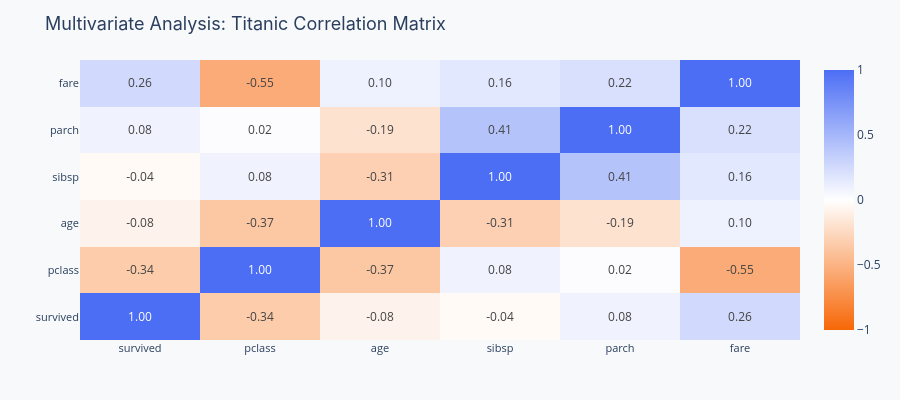

Notebook code for this chart:
### Markdown cell above
---
## Step 6: Multivariate Analysis

We examine correlations among all numeric variables simultaneously.

### Code cell
numeric_cols = ["survived", "pclass", "age", "sibsp", "parch", "fare"]
corr = titanic[numeric_cols].corr()

fig = go.Figure(data=go.Heatmap(
    z=corr.values,
    x=numeric_cols, y=numeric_cols,
    colorscale=[[0.0, "#F76707"], [0.5, "#FFFFFF"], [1.0, "#4C6EF5"]],
    zmid=0,
    text=[[f"{v:.2f}" for v in row] for row in corr.values],
    texttemplate="%{text}",
    textfont={"size": 12},
))

layout = base_layout(title="Multivariate Analysis: Titanic Correlation Matrix")
layout.update(height=400)
fig.update_layout(layout)
fig.show()

### Figure 1 — Plotly figure (JSON) as saved in the notebook; plotly's stock layout.template omitted (floating-point values rounded to 4 significant figures)
{"data": [{"colorscale": [[0, "#F76707"], [0.5, "#FFFFFF"], [1, "#4C6EF5"]], "text": [["1.00", "-0.34", "-0.08", "-0.04", "0.08", "0.26"], ["-0.34", "1.00", "-0.37", "0.08", "0.02", "-0.55"], ["-0.08", "-0.37", "1.00", "-0.31", "-0.19", "0.10"], ["-0.04", "0.08", "-0.31", "1.00", "0.41", "0.16"], ["0.08", "0.02", "-0.19", "0.41", "1.00", "0.22"], ["0.26", "-0.55", "0.10", "0.16", "0.22", "1.00"]], "textfont": {"size": 12}, "texttemplate": "%{text}", "type": "heatmap", "x": ["survived", "pclass", "age", "sibsp", "parch", "fare"], "y": ["survived", "pclass", "age", "sibsp", "parch", "fare"], "z": [[1.0, -0.3385, -0.07722, -0.03532, 0.08163, 0.2573], [-0.3385, 1.0, -0.3692, 0.08308, 0.01844, -0.5495], [-0.07722, -0.3692, 1.0, -0.3082, -0.1891, 0.09607], [-0.03532, 0.08308, -0.3082, 1.0, 0.4148, 0.1597], [0.08163, 0.01844, -0.1891, 0.4148, 1.0, 0.2162], [0.2573, -0.5495, 0.09607, 0.1597, 0.2162, 1.0]], "zmid": 0}], "layout": {"height": 400, "legend": {"font": {"size": 12}}, "margin": {"b": 60, "l": 60, "r": 30, "t": 60}, "paper_bgcolor": "#F8F9FA", "plot_bgcolor": "#FFFFFF", "title": {"font": {"family": "Inter, Arial, sans-serif", "size": 18}, "text": "Multivariate Analysis: Titanic Correlation Matrix"}, "xaxis": {"gridcolor": "#DEE2E6", "tickfont": {"size": 11}, "title": {"font": {"size": 13}, "text": ""}}, "yaxis": {"gridcolor": "#DEE2E6", "tickfont": {"size": 11}, "title": {"font": {"size": 13}, "text": ""}}}}
